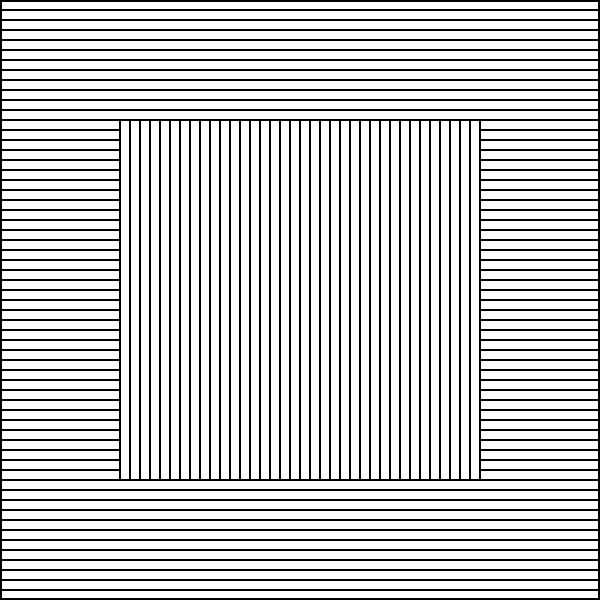
Frame 1 (no input)
Frame 60 (no input): identical to frame 1, image omitted
Frame 120 (the mouse pressed at the canvas centre since frame 60): identical to frame 1, image omitted

The p5.js sketch that drew this single still picture (run headless with seeded random() and noise() and a simulated clock; from frame 60 on, the mouse is pressed at the canvas centre):

// p5.js sketch
// ── sketch.js
var step = 10;
var innerWidth = 360;
var t = 0;

function setup() {
  createCanvas(600, 600);
  background(255);
  strokeWeight(2);
}

function draw() {
  stroke(0);
  fill(255);

  var k = (width - innerWidth)/2;
  

  for (var i = 0; i < width/step; i++) {
    rect(0, step*i, width, step*i);
  }

  for (var j = 0; j < innerWidth/step; j++) {
    //rect(t*2.17 + step*j, k, step - t/5.5, innerWidth);
    rect(k + step*j, k, step, innerWidth);
  }

  noFill();
  rect(1, 1, width - 2, height - 2);

  t += sin(radians(frameCount));
} 
